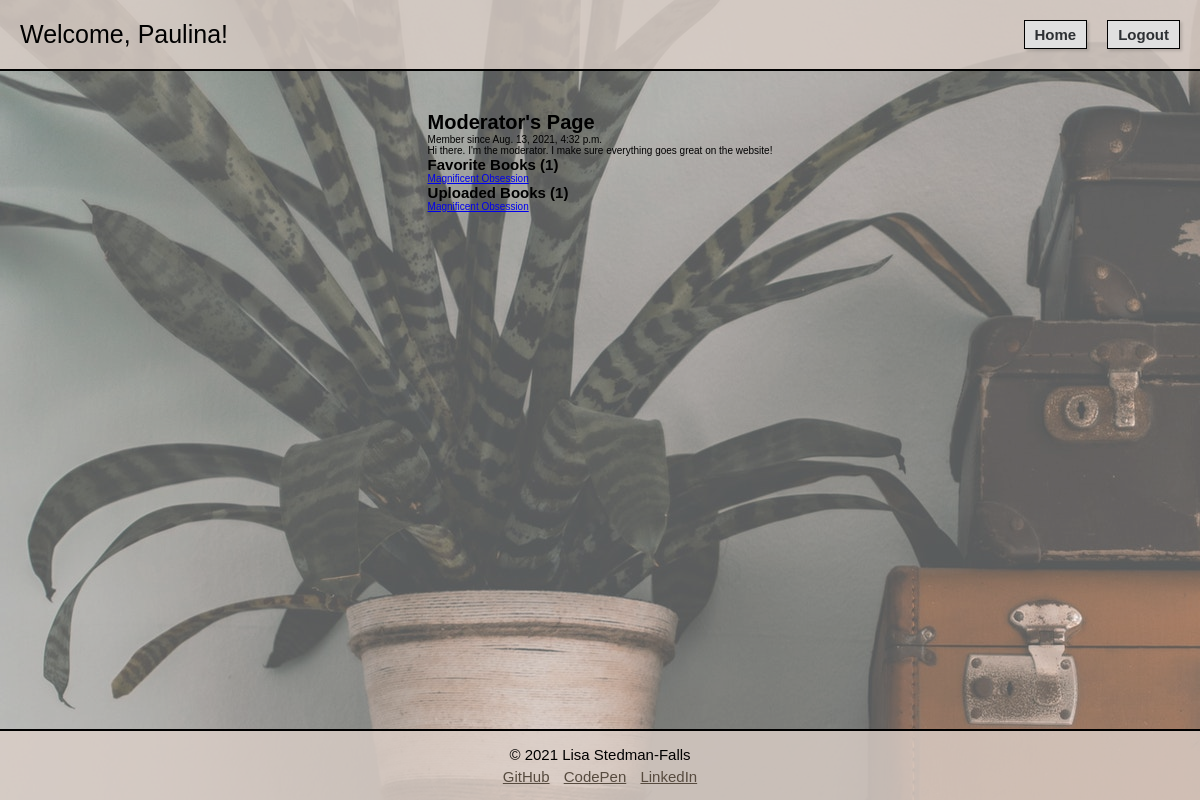
The app's page /book/user/1 (signed in) with its own data.
### login_registration_app/models.py (models this page shows, shortened)
class User(models.Model):
    first_name = models.CharField(max_length=255)
    last_name = models.CharField(max_length=255)
    username = models.CharField(max_length=20, default="")
    email = models.CharField(max_length=255)
    password = models.CharField(max_length=255)
    bio = models.TextField(default="")
    created_at = models.DateTimeField(auto_now_add=True)
    updated_at = models.DateTimeField(auto_now=True)
    objects = UserManager()

### books_app/models.py (models this page shows, shortened)
class Book(models.Model):
    title = models.CharField(max_length=255)
    description = models.TextField()
    genre = models.CharField(max_length=255)
    uploaded_by = models.ForeignKey(User, related_name = "books_uploaded", on_delete = models.CASCADE)
    favorited_by = models.ManyToManyField(User, related_name = "books_favorited")
    created_at = models.DateTimeField(auto_now_add=True)
    updated_at = models.DateTimeField(auto_now=True)
    objects = BookManager()

### books_app/views.py (the view)
# urls.py: path('user/<int:user_id>', views.user_page), #GET request to display a specific object's info
def user_page(request, user_id): #GET REQUEST
    this_user= User.objects.get(id=request.session["user_id"])
    a_user = User.objects.get(id = user_id)
    admin = User.objects.get(id = 1)
    uploaded_books = a_user.books_uploaded.all()
    book_count = uploaded_books.count()
    favorited_books = a_user.books_favorited.all()
    favorite_count= favorited_books.count()
    context = {
        "this_user":this_user,
        "a_user": a_user,
        "favorited_books": favorited_books,
        "uploaded_books":uploaded_books,
        "book_count": book_count,
        "favorite_count":favorite_count,
        "admin": admin,
    }
    return render(request, "user_page.html", context)

### books_app/templates/user_page.html (shortened to what this page needs)
<!DOCTYPE html>
<html lang="en-US">
<head>
    {% load static %}
    <link rel="stylesheet" href="{% static 'user_page.css' %}">
</head>
<body>
    <div id="container">
        <nav>
            <p>Welcome, {{this_user.username}}!</p>
            <div id="nav_actions">
                <a href="/book">Home</a>
                <form action="/logout" method="POST">
                    <button type="submit">Logout</button>
                </form>
            </div>
        </nav>
        <div id="wrapper">
            <div id="user_info">
                <h1>{{a_user.username}}'s Page</h1>
                <p>Member since {{a_user.created_at}}</p>
                <p>{{a_user.bio}}</p>
                <h2>Favorite Books ({{favorite_count}})</h2>
                {% for book in favorited_books %}
                <p>
                    <a href ="/book/{{book.id}}">{{book.title}}</a>
                </p>
                {% endfor %}
                <h2>Uploaded Books ({{book_count}})</h2>
                {% for book in uploaded_books %}
                <p>
                    <a href ="/book/{{book.id}}">{{book.title}}</a>
                </p>
                {% endfor %}
            </div>
        </div>
        <footer>
            <p>&#169; 2021 Lisa Stedman-Falls</p>
            <a href="https://github.com/Lstedmanfalls/">GitHub</a>
            <a href="https://codepen.io/lstedmanfalls">CodePen</a>
            <a href="https://www.linkedin.com/in/lstedmanfalls/">LinkedIn</a>
        </footer>
    </div>
</body>
</html>

### books_app/static/user_page.css (style rules this page uses)
* { margin:0; padding:0; }
body { height:100%; }
html { font-family:Verdana, Tahoma, sans-serif; font-size:10px; }
#container { position:relative; min-height:100vh; display: flex; flex-direction:column; }
#container::after { content:""; background-image:url("books.jpg"); opacity:.7; top:0; left:0; bottom:0; right:0; position:absolute; z-index:-1; }
nav { display: flex; width:100%; justify-content: space-between; align-items:center; background-color: rgba(220, 208, 201, .8); padding:2rem 0; border-bottom:.2rem solid black; }
nav p { font-size:2.5rem; padding-left:2rem; }
#nav_actions { display: flex; justify-content: space-between; padding-right:2rem; }
nav a { margin-right:2rem; }
nav a, nav button { font-size:1.5rem; font-weight: bold; padding:.5rem 1rem; box-shadow:rgba(0, 0, 0, 0.15) 1.95px 1.95px 2.6px; color:#2D3033; background-color:#E0E0E0; text-decoration: none; border:.1rem solid black; }
#wrapper { display: flex; flex:1 0 auto; flex-direction: column; align-items: center; padding-top:4rem; padding-bottom:4rem; min-height:auto; }
footer { text-align: center; font-size:1.5rem; padding:1.5rem; background-color: rgba(220, 208, 201, .8); border-top:.2rem solid black; }
footer p { padding-bottom: .5rem; }
footer a { color:#574b3f; padding:0 .5rem; }

### records on screen
User: username "Paulina"
User: username "Moderator", created_at "Aug. 13, 2021, 4:32 p.m.", bio "Hi there. I'm the moderator. I make sure everything goes great on the website!"
Book: title "Magnificent Obsession"

### other values on screen
{{ favorite_count }} "1"
{{ book_count }} "1"
